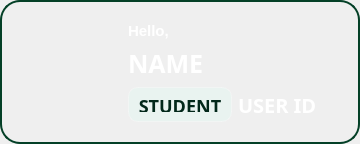
                      <widget class="QFrame" name="frame_35">
                       <property name="sizePolicy">
                        <sizepolicy hsizetype="Expanding" vsizetype="Expanding">
                         <horstretch>0</horstretch>
                         <verstretch>0</verstretch>
                        </sizepolicy>
                       </property>
                       <property name="minimumSize">
                        <size>
                         <width>0</width>
                         <height>0</height>
                        </size>
                       </property>
                       <property name="maximumSize">
                        <size>
                         <width>16777215</width>
                         <height>130</height>
                        </size>
                       </property>
                       <property name="styleSheet">
                        <string notr="true">QFrame {
    background: qlineargradient(
        spread:pad,
        x1:0, y1:0, x2:1, y2:1,
        stop:0 #055035,  /* Dark green */
        stop:1 #02281A   /* Even darker green */
    );
    
    border: 2px solid #044027; /* Slightly lighter green border */
    border-radius: 20px; /* Rounded corners */
}
</string>
                       </property>
                       <property name="frameShape">
                        <enum>QFrame::StyledPanel</enum>
                       </property>
                       <property name="frameShadow">
                        <enum>QFrame::Raised</enum>
                       </property>
                       <layout class="QGridLayout" name="gridLayout_39">
                        <item row="0" column="1">
                         <widget class="QFrame" name="frame_37">
                          <property name="sizePolicy">
                           <sizepolicy hsizetype="Preferred" vsizetype="Fixed">
                            <horstretch>0</horstretch>
                            <verstretch>0</verstretch>
                           </sizepolicy>
                          </property>
                          <property name="maximumSize">
                           <size>
                            <width>10000</width>
                            <height>130</height>
                           </size>
                          </property>
                          <property name="styleSheet">
                           <string notr="true">background: none;
border: none;</string>
                          </property>
                          <property name="frameShape">
                           <enum>QFrame::StyledPanel</enum>
                          </property>
                          <property name="frameShadow">
                           <enum>QFrame::Raised</enum>
                          </property>
                          <layout class="QGridLayout" name="gridLayout_40">
                           <item row="2" column="0">
                            <widget class="QFrame" name="frame_38">
                             <property name="sizePolicy">
                              <sizepolicy hsizetype="Preferred" vsizetype="Fixed">
                               <horstretch>0</horstretch>
                               <verstretch>0</verstretch>
                              </sizepolicy>
                             </property>
                             <property name="minimumSize">
                              <size>
                               <width>0</width>
                               <height>0</height>
                              </size>
                             </property>
                             <property name="maximumSize">
                              <size>
                               <width>120</width>
                               <height>100</height>
                              </size>
                             </property>
                             <property name="styleSheet">
                              <string notr="true">QFrame {
    background-color: #E9F3F0;
    border: 1px solid rgba(255, 255, 255, 0.3); /* Subtle border */
    border-radius: 10px;
    backdrop-filter: blur(15px); /* Blur effect */
}
</string>
                             </property>
                             <property name="frameShape">
                              <enum>QFrame::StyledPanel</enum>
                             </property>
                             <property name="frameShadow">
                              <enum>QFrame::Raised</enum>
                             </property>
                             <layout class="QGridLayout" name="gridLayout_41">
                              <item row="1" column="0">
                               <widget class="QLabel" name="label_30">
                                <property name="sizePolicy">
                                 <sizepolicy hsizetype="Preferred" vsizetype="Fixed">
                                  <horstretch>0</horstretch>
                                  <verstretch>0</verstretch>
                                 </sizepolicy>
                                </property>
                                <property name="minimumSize">
                                 <size>
                                  <width>0</width>
                                  <height>13</height>
                                 </size>
                                </property>
                                <property name="maximumSize">
                                 <size>
                                  <width>16777215</width>
                                  <height>10</height>
                                 </size>
                                </property>
                                <property name="font">
                                 <font>
                                  <family>Poppins,Arial,Helvetica,sans-serif</family>
                                  <pointsize>-1</pointsize>
                                  <weight>99</weight>
                                  <bold>true</bold>
                                 </font>
                                </property>
                                <property name="styleSheet">
                                 <string notr="true">QLabel {
    background: none;
    color: #02281A;
    font-size: 18px;
    font-weight: 900; /* Extra Bold */
    font-family: &quot;Poppins&quot;, &quot;Arial&quot;, &quot;Helvetica&quot;, sans-serif;
    border: none;
    text-align: center;
}</string>
                                </property>
                                <property name="text">
                                 <string>STUDENT</string>
                                </property>
                                <property name="alignment">
                                 <set>Qt::AlignCenter</set>
                                </property>
                               </widget>
                              </item>
                             </layout>
                            </widget>
                           </item>
                           <item row="0" column="0" colspan="2">
                            <widget class="QLabel" name="greetings_dashboard">
                             <property name="sizePolicy">
                              <sizepolicy hsizetype="Preferred" vsizetype="Fixed">
                               <horstretch>0</horstretch>
                               <verstretch>0</verstretch>
                              </sizepolicy>
                             </property>
                             <property name="minimumSize">
                              <size>
                               <width>0</width>
                               <height>15</height>
                              </size>
                             </property>
                             <property name="maximumSize">
                              <size>
                               <width>16777215</width>
                               <height>35</height>
                              </size>
                             </property>
                             <property name="font">
                              <font>
                               <family>Arial</family>
                               <pointsize>-1</pointsize>
                               <weight>99</weight>
                               <bold>true</bold>
                              </font>
                             </property>
                             <property name="styleSheet">
                              <string notr="true">QLabel {
    background: none;
    color: white; /* Darker shade of blue */
    font-size: 15px;
    font-weight: 900; /* Extra Bold */
    font-family: &quot;Arial&quot;;
    border: none;
    text-align: center;
}</string>
                             </property>
                             <property name="text">
                              <string>Hello,</string>
                             </property>
                            </widget>
                           </item>
                           <item row="1" column="0" colspan="2">
                            <widget class="QLabel" name="name_dashboard">
                             <property name="sizePolicy">
                              <sizepolicy hsizetype="Preferred" vsizetype="Fixed">
                               <horstretch>0</horstretch>
                               <verstretch>0</verstretch>
                              </sizepolicy>
                             </property>
                             <property name="minimumSize">
                              <size>
                               <width>0</width>
                               <height>20</height>
                              </size>
                             </property>
                             <property name="maximumSize">
                              <size>
                               <width>16777215</width>
                               <height>35</height>
                              </size>
                             </property>
                             <property name="font">
                              <font>
                               <family>Poppins,Arial,Helvetica,sans-serif</family>
                               <pointsize>-1</pointsize>
                               <weight>99</weight>
                               <bold>true</bold>
                              </font>
                             </property>
                             <property name="styleSheet">
                              <string notr="true">QLabel {
    background: none;
    color: white;
    font-size: 25px;
    font-weight: 900; /* Extra Bold */
    font-family: &quot;Poppins&quot;, &quot;Arial&quot;, &quot;Helvetica&quot;, sans-serif;
    border: none;
    text-align: center;
}
</string>
                             </property>
                             <property name="text">
                              <string>NAME</string>
                             </property>
                            </widget>
                           </item>
                           <item row="2" column="1">
                            <widget class="QLabel" name="user_id_dashboard">
                             <property name="sizePolicy">
                              <sizepolicy hsizetype="Preferred" vsizetype="Fixed">
                               <horstretch>0</horstretch>
                               <verstretch>0</verstretch>
                              </sizepolicy>
                             </property>
                             <property name="minimumSize">
                              <size>
                               <width>100</width>
                               <height>35</height>
                              </size>
                             </property>
                             <property name="maximumSize">
                              <size>
                               <width>16777215</width>
                               <height>35</height>
                              </size>
                             </property>
                             <property name="font">
                              <font>
                               <family>Poppins,Arial,Helvetica,sans-serif</family>
                               <pointsize>-1</pointsize>
                               <weight>99</weight>
                               <bold>true</bold>
                              </font>
                             </property>
                             <property name="styleSheet">
                              <string notr="true">QLabel {
    background: none;
    color: white;
    font-size: 20px;
    font-weight: 900; /* Extra Bold */
    font-family: &quot;Poppins&quot;, &quot;Arial&quot;, &quot;Helvetica&quot;, sans-serif;
    border: none;
    text-align: center;
}
</string>
                             </property>
                             <property name="text">
                              <string>USER ID</string>
                             </property>
                            </widget>
                           </item>
                          </layout>
                         </widget>
                        </item>
                        <item row="0" column="0">
                         <widget class="QLabel" name="photo">
                          <property name="sizePolicy">
                           <sizepolicy hsizetype="Fixed" vsizetype="Fixed">
                            <horstretch>0</horstretch>
                            <verstretch>0</verstretch>
                           </sizepolicy>
                          </property>
                          <property name="minimumSize">
                           <size>
                            <width>100</width>
                            <height>100</height>
                           </size>
                          </property>
                          <property name="maximumSize">
                           <size>
                            <width>100</width>
                            <height>100</height>
                           </size>
                          </property>
                          <property name="styleSheet">
                           <string notr="true">background-color: none;
border: none;
border-color: none</string>
                          </property>
                          <property name="text">
                           <string/>
                          </property>
                         </widget>
                        </item>
                       </layout>
                      </widget>
